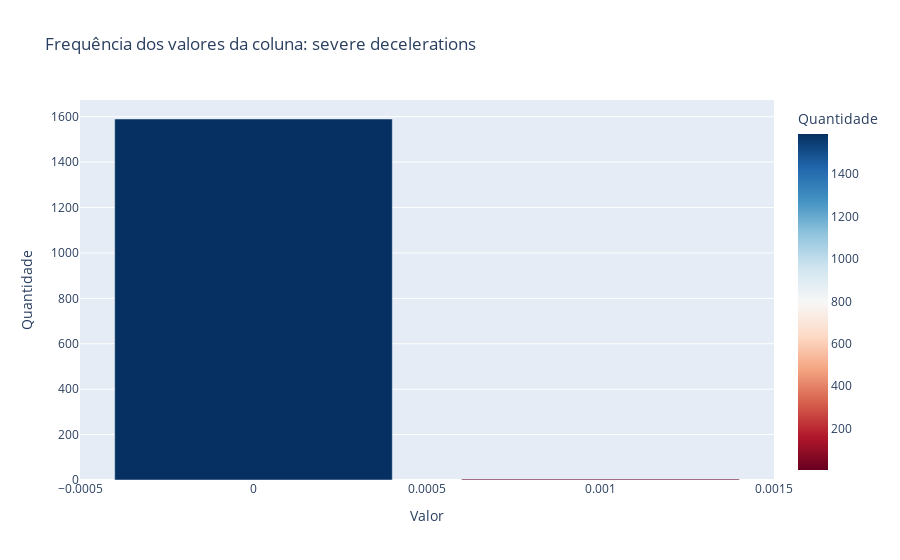

Notebook code for this chart:
### Code cell
px.bar(x = train_set['severe_decelerations'].value_counts().sort_index().index,
       y = train_set['severe_decelerations'].value_counts().sort_index().values,
      color = train_set['severe_decelerations'].value_counts().sort_index().values,
       color_continuous_scale = 'RdBu',
       title = 'Frequência dos valores da coluna: severe decelerations',
       labels = {'color' : 'Quantidade', 'x' : 'Valor', 'y':'Quantidade'}
      )

### Figure 1 — Plotly figure (JSON) as saved in the notebook; plotly's stock layout.template omitted (floating-point values rounded to 4 significant figures)
{"data": [{"alignmentgroup": "True", "hovertemplate": "Valor=%{x}<br>Quantidade=%{marker.color}<extra></extra>", "legendgroup": "", "marker": {"color": [1590, 4], "coloraxis": "coloraxis"}, "name": "", "offsetgroup": "", "orientation": "v", "showlegend": false, "textposition": "auto", "type": "bar", "x": [0, 0.001], "xaxis": "x", "y": [1590, 4], "yaxis": "y"}], "layout": {"barmode": "relative", "coloraxis": {"colorbar": {"title": {"text": "Quantidade"}}, "colorscale": [[0, "rgb(103,0,31)"], [0.1, "rgb(178,24,43)"], [0.2, "rgb(214,96,77)"], [0.3, "rgb(244,165,130)"], [0.4, "rgb(253,219,199)"], [0.5, "rgb(247,247,247)"], [0.6, "rgb(209,229,240)"], [0.7, "rgb(146,197,222)"], [0.8, "rgb(67,147,195)"], [0.9, "rgb(33,102,172)"], [1, "rgb(5,48,97)"]]}, "legend": {"tracegroupgap": 0}, "title": {"text": "Frequência dos valores da coluna: severe decelerations"}, "xaxis": {"anchor": "y", "domain": [0, 1], "title": {"text": "Valor"}}, "yaxis": {"anchor": "x", "domain": [0, 1], "title": {"text": "Quantidade"}}}}
